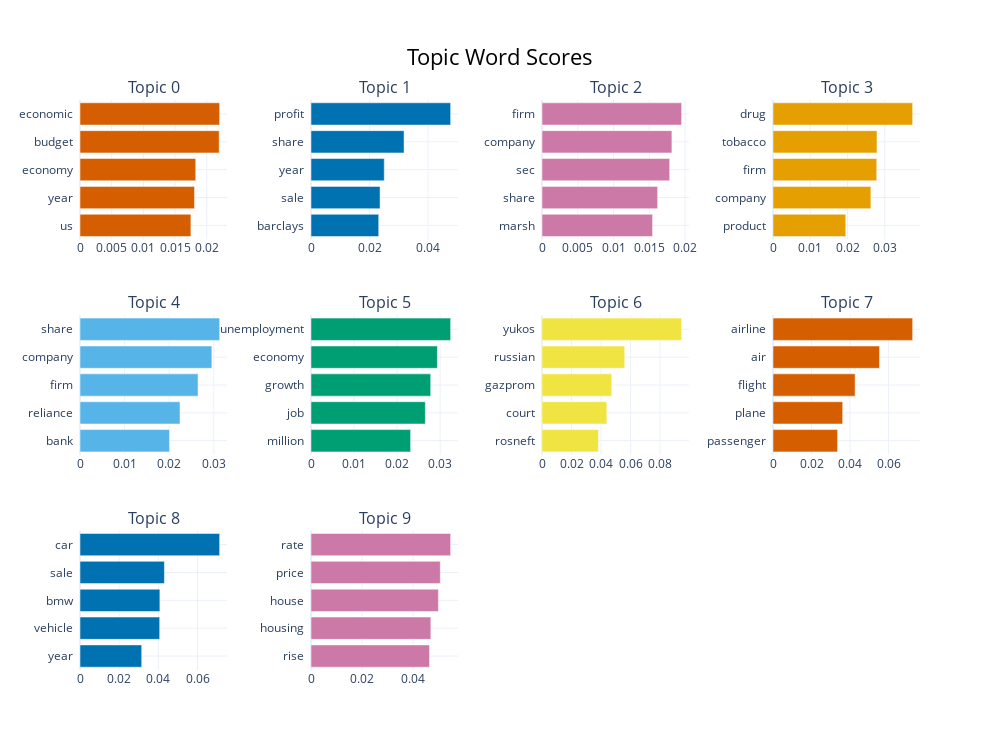

Notebook source saved alongside this figure:
### Code cell
# Visualizing top topics
business_results['bbc_topic_model'].visualize_barchart(top_n_topics=10)

### Figure 1 — Plotly figure (JSON) as saved in the notebook; plotly's stock layout.template omitted (floating-point values rounded to 4 significant figures)
{"data": [{"marker": {"color": "#D55E00"}, "orientation": "h", "type": "bar", "x": [0.0175, 0.01807, 0.01826, 0.02196, 0.02203], "xaxis": "x", "y": ["us  ", "year  ", "economy  ", "budget  ", "economic  "], "yaxis": "y"}, {"marker": {"color": "#0072B2"}, "orientation": "h", "type": "bar", "x": [0.02314, 0.02359, 0.02503, 0.03179, 0.04771], "xaxis": "x2", "y": ["barclays  ", "sale  ", "year  ", "share  ", "profit  "], "yaxis": "y2"}, {"marker": {"color": "#CC79A7"}, "orientation": "h", "type": "bar", "x": [0.01546, 0.01617, 0.01786, 0.01817, 0.01953], "xaxis": "x3", "y": ["marsh  ", "share  ", "sec  ", "company  ", "firm  "], "yaxis": "y3"}, {"marker": {"color": "#E69F00"}, "orientation": "h", "type": "bar", "x": [0.01954, 0.02628, 0.02785, 0.02791, 0.03749], "xaxis": "x4", "y": ["product  ", "company  ", "firm  ", "tobacco  ", "drug  "], "yaxis": "y4"}, {"marker": {"color": "#56B4E9"}, "orientation": "h", "type": "bar", "x": [0.02007, 0.02242, 0.02647, 0.02957, 0.03131], "xaxis": "x5", "y": ["bank  ", "reliance  ", "firm  ", "company  ", "share  "], "yaxis": "y5"}, {"marker": {"color": "#009E73"}, "orientation": "h", "type": "bar", "x": [0.02314, 0.02656, 0.02781, 0.02936, 0.03244], "xaxis": "x6", "y": ["million  ", "job  ", "growth  ", "economy  ", "unemployment  "], "yaxis": "y6"}, {"marker": {"color": "#F0E442"}, "orientation": "h", "type": "bar", "x": [0.03818, 0.04392, 0.04726, 0.05604, 0.0946], "xaxis": "x7", "y": ["rosneft  ", "court  ", "gazprom  ", "russian  ", "yukos  "], "yaxis": "y7"}, {"marker": {"color": "#D55E00"}, "orientation": "h", "type": "bar", "x": [0.03351, 0.03617, 0.04261, 0.05528, 0.07248], "xaxis": "x8", "y": ["passenger  ", "plane  ", "flight  ", "air  ", "airline  "], "yaxis": "y8"}, {"marker": {"color": "#0072B2"}, "orientation": "h", "type": "bar", "x": [0.03149, 0.04066, 0.04075, 0.04307, 0.07125], "xaxis": "x9", "y": ["year  ", "vehicle  ", "bmw  ", "sale  ", "car  "], "yaxis": "y9"}, {"marker": {"color": "#CC79A7"}, "orientation": "h", "type": "bar", "x": [0.04639, 0.04692, 0.04988, 0.05062, 0.05468], "xaxis": "x10", "y": ["rise  ", "housing  ", "house  ", "price  ", "rate  "], "yaxis": "y10"}], "layout": {"annotations": [{"font": {"size": 16}, "showarrow": false, "text": "Topic 0", "x": 0.0875, "xanchor": "center", "xref": "paper", "y": 1, "yanchor": "bottom", "yref": "paper"}, {"font": {"size": 16}, "showarrow": false, "text": "Topic 1", "x": 0.3625, "xanchor": "center", "xref": "paper", "y": 1, "yanchor": "bottom", "yref": "paper"}, {"font": {"size": 16}, "showarrow": false, "text": "Topic 2", "x": 0.6375, "xanchor": "center", "xref": "paper", "y": 1, "yanchor": "bottom", "yref": "paper"}, {"font": {"size": 16}, "showarrow": false, "text": "Topic 3", "x": 0.9125, "xanchor": "center", "xref": "paper", "y": 1, "yanchor": "bottom", "yref": "paper"}, {"font": {"size": 16}, "showarrow": false, "text": "Topic 4", "x": 0.0875, "xanchor": "center", "xref": "paper", "y": 0.6222, "yanchor": "bottom", "yref": "paper"}, {"font": {"size": 16}, "showarrow": false, "text": "Topic 5", "x": 0.3625, "xanchor": "center", "xref": "paper", "y": 0.6222, "yanchor": "bottom", "yref": "paper"}, {"font": {"size": 16}, "showarrow": false, "text": "Topic 6", "x": 0.6375, "xanchor": "center", "xref": "paper", "y": 0.6222, "yanchor": "bottom", "yref": "paper"}, {"font": {"size": 16}, "showarrow": false, "text": "Topic 7", "x": 0.9125, "xanchor": "center", "xref": "paper", "y": 0.6222, "yanchor": "bottom", "yref": "paper"}, {"font": {"size": 16}, "showarrow": false, "text": "Topic 8", "x": 0.0875, "xanchor": "center", "xref": "paper", "y": 0.2444, "yanchor": "bottom", "yref": "paper"}, {"font": {"size": 16}, "showarrow": false, "text": "Topic 9", "x": 0.3625, "xanchor": "center", "xref": "paper", "y": 0.2444, "yanchor": "bottom", "yref": "paper"}], "height": 750, "hoverlabel": {"bgcolor": "white", "font": {"family": "Rockwell", "size": 16}}, "showlegend": false, "title": {"font": {"color": "Black", "size": 22}, "text": "Topic Word Scores", "x": 0.5, "xanchor": "center", "yanchor": "top"}, "width": 1000, "xaxis": {"anchor": "y", "domain": [0, 0.175], "showgrid": true}, "xaxis10": {"anchor": "y10", "domain": [0.275, 0.45], "showgrid": true}, "xaxis11": {"anchor": "y11", "domain": [0.55, 0.725], "showgrid": true}, "xaxis12": {"anchor": "y12", "domain": [0.825, 1], "showgrid": true}, "xaxis2": {"anchor": "y2", "domain": [0.275, 0.45], "showgrid": true}, "xaxis3": {"anchor": "y3", "domain": [0.55, 0.725], "showgrid": true}, "xaxis4": {"anchor": "y4", "domain": [0.825, 1], "showgrid": true}, "xaxis5": {"anchor": "y5", "domain": [0, 0.175], "showgrid": true}, "xaxis6": {"anchor": "y6", "domain": [0.275, 0.45], "showgrid": true}, "xaxis7": {"anchor": "y7", "domain": [0.55, 0.725], "showgrid": true}, "xaxis8": {"anchor": "y8", "domain": [0.825, 1], "showgrid": true}, "xaxis9": {"anchor": "y9", "domain": [0, 0.175], "showgrid": true}, "yaxis": {"anchor": "x", "domain": [0.7556, 1], "showgrid": true}, "yaxis10": {"anchor": "x10", "domain": [0, 0.2444], "showgrid": true}, "yaxis11": {"anchor": "x11", "domain": [0, 0.2444], "showgrid": true}, "yaxis12": {"anchor": "x12", "domain": [0, 0.2444], "showgrid": true}, "yaxis2": {"anchor": "x2", "domain": [0.7556, 1], "showgrid": true}, "yaxis3": {"anchor": "x3", "domain": [0.7556, 1], "showgrid": true}, "yaxis4": {"anchor": "x4", "domain": [0.7556, 1], "showgrid": true}, "yaxis5": {"anchor": "x5", "domain": [0.3778, 0.6222], "showgrid": true}, "yaxis6": {"anchor": "x6", "domain": [0.3778, 0.6222], "showgrid": true}, "yaxis7": {"anchor": "x7", "domain": [0.3778, 0.6222], "showgrid": true}, "yaxis8": {"anchor": "x8", "domain": [0.3778, 0.6222], "showgrid": true}, "yaxis9": {"anchor": "x9", "domain": [0, 0.2444], "showgrid": true}}}
